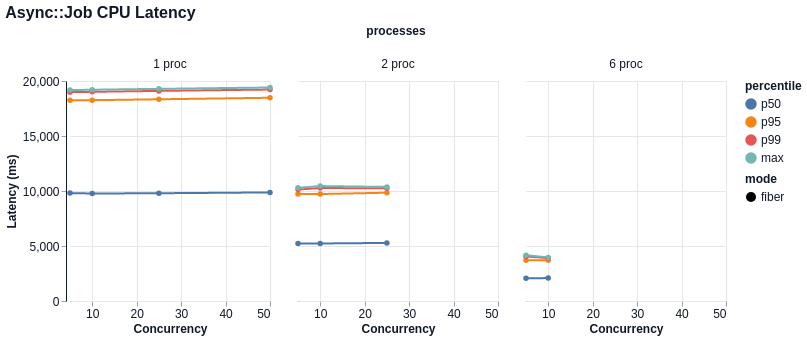

Source (Vega-Lite JSON):
### Vega-Lite specification from a JSON file in a GitHub repository (floating-point values rounded to 4 significant figures)
{"$schema": "https://vega.github.io/schema/vega-lite/v6.json", "title": "Async::Job CPU Latency", "width": 200, "height": 220, "data": {"values": [{"mode": "fiber", "concurrency": 5, "processes": "1 proc", "percentile": "p50", "value": 9809.0}, {"mode": "fiber", "concurrency": 5, "processes": "1 proc", "percentile": "p95", "value": 18240.0}, {"mode": "fiber", "concurrency": 5, "processes": "1 proc", "percentile": "p99", "value": 18990.0}, {"mode": "fiber", "concurrency": 5, "processes": "1 proc", "percentile": "max", "value": 19170.0}, {"mode": "fiber", "concurrency": 10, "processes": "1 proc", "percentile": "p50", "value": 9773.0}, {"mode": "fiber", "concurrency": 10, "processes": "1 proc", "percentile": "p95", "value": 18260.0}, {"mode": "fiber", "concurrency": 10, "processes": "1 proc", "percentile": "p99", "value": 19020.0}, {"mode": "fiber", "concurrency": 10, "processes": "1 proc", "percentile": "max", "value": 19210.0}, {"mode": "fiber", "concurrency": 25, "processes": "1 proc", "percentile": "p50", "value": 9796.0}, {"mode": "fiber", "concurrency": 25, "processes": "1 proc", "percentile": "p95", "value": 18340.0}, {"mode": "fiber", "concurrency": 25, "processes": "1 proc", "percentile": "p99", "value": 19100.0}, {"mode": "fiber", "concurrency": 25, "processes": "1 proc", "percentile": "max", "value": 19290.0}, {"mode": "fiber", "concurrency": 50, "processes": "1 proc", "percentile": "p50", "value": 9871.0}, {"mode": "fiber", "concurrency": 50, "processes": "1 proc", "percentile": "p95", "value": 18480.0}, {"mode": "fiber", "concurrency": 50, "processes": "1 proc", "percentile": "p99", "value": 19220.0}, {"mode": "fiber", "concurrency": 50, "processes": "1 proc", "percentile": "max", "value": 19410.0}, {"mode": "fiber", "concurrency": 5, "processes": "2 proc", "percentile": "p50", "value": 5229.0}, {"mode": "fiber", "concurrency": 5, "processes": "2 proc", "percentile": "p95", "value": 9728.0}, {"mode": "fiber", "concurrency": 5, "processes": "2 proc", "percentile": "p99", "value": 10140.0}, {"mode": "fiber", "concurrency": 5, "processes": "2 proc", "percentile": "max", "value": 10290.0}, {"mode": "fiber", "concurrency": 10, "processes": "2 proc", "percentile": "p50", "value": 5228.0}, {"mode": "fiber", "concurrency": 10, "processes": "2 proc", "percentile": "p95", "value": 9723.0}, {"mode": "fiber", "concurrency": 10, "processes": "2 proc", "percentile": "p99", "value": 10270.0}, {"mode": "fiber", "concurrency": 10, "processes": "2 proc", "percentile": "max", "value": 10450.0}, {"mode": "fiber", "concurrency": 25, "processes": "2 proc", "percentile": "p50", "value": 5281.0}, {"mode": "fiber", "concurrency": 25, "processes": "2 proc", "percentile": "p95", "value": 9845.0}, {"mode": "fiber", "concurrency": 25, "processes": "2 proc", "percentile": "p99", "value": 10250.0}, {"mode": "fiber", "concurrency": 25, "processes": "2 proc", "percentile": "max", "value": 10370.0}, {"mode": "fiber", "concurrency": 5, "processes": "6 proc", "percentile": "p50", "value": 2062.0}, {"mode": "fiber", "concurrency": 5, "processes": "6 proc", "percentile": "p95", "value": 3712.0}, {"mode": "fiber", "concurrency": 5, "processes": "6 proc", "percentile": "p99", "value": 4047.0}, {"mode": "fiber", "concurrency": 5, "processes": "6 proc", "percentile": "max", "value": 4163.0}, {"mode": "fiber", "concurrency": 10, "processes": "6 proc", "percentile": "p50", "value": 2084.0}, {"mode": "fiber", "concurrency": 10, "processes": "6 proc", "percentile": "p95", "value": 3716.0}, {"mode": "fiber", "concurrency": 10, "processes": "6 proc", "percentile": "p99", "value": 3898.0}, {"mode": "fiber", "concurrency": 10, "processes": "6 proc", "percentile": "max", "value": 3963.0}]}, "mark": {"type": "line", "point": true, "tooltip": true}, "encoding": {"x": {"field": "concurrency", "type": "quantitative", "title": "Concurrency"}, "y": {"field": "value", "type": "quantitative", "title": "Latency (ms)"}, "color": {"field": "percentile", "type": "nominal", "sort": ["p50", "p95", "p99", "max"]}, "tooltip": [{"field": "mode", "type": "nominal"}, {"field": "concurrency", "type": "quantitative"}, {"field": "processes", "type": "nominal"}, {"field": "metric", "type": "nominal"}, {"field": "percentile", "type": "nominal"}, {"field": "value", "type": "quantitative"}], "strokeDash": {"field": "mode", "type": "nominal"}, "column": {"field": "processes", "type": "nominal", "sort": null}}, "config": {"background": "white", "axis": {"labelFont": "Helvetica", "titleFont": "Helvetica", "labelFontSize": 12, "titleFontSize": 12, "labelColor": "#111827", "titleColor": "#111827", "domainColor": "#111827", "tickColor": "#9ca3af", "grid": true, "gridColor": "#e5e7eb"}, "header": {"labelFont": "Helvetica", "titleFont": "Helvetica", "labelFontSize": 12, "titleFontSize": 12, "labelColor": "#111827", "titleColor": "#111827"}, "legend": {"labelFont": "Helvetica", "titleFont": "Helvetica", "labelFontSize": 12, "titleFontSize": 12, "labelColor": "#111827", "titleColor": "#111827"}, "title": {"font": "Helvetica", "fontSize": 16, "anchor": "start", "color": "#111827"}, "view": {"stroke": null}}}
